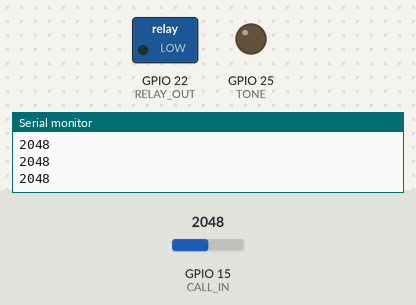
Simulated run of this sketch. Board: ESP32. Parts: switched loads named in the sketch (green lamp = pin HIGH), output pins drawn as LEDs (lit = HIGH), the last lines printed to the serial monitor. The test bench sets the inputs (shaded band); at power-on: GPIO 15 (CALL_IN) = 2048.

Above: at 1.2 s.
1.3 s: GPIO 15 (CALL_IN) set to 3440
2.8 s: GPIO 15 (CALL_IN) set to 3543
At 7.6 s:
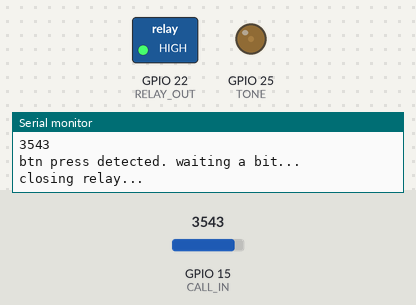
Timing chart, 0 to 14.8 s (numbered marks = the images above; inputs shaded):
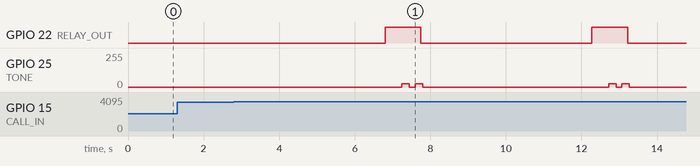

The sketch:

fermax_intercom_892099.ino
```cpp
/*
 * JQC-3FF-S-Z    NodeMcu-32S
 * IN             GPIO22
 * DC+            5V
 * DC-            GND
 */

const int RELAY_OUT = 22;  //relay signal
const int CALL_IN = 15;    //call-in signal, originally 5~7.5v, divided to 1/3
const int TONE = 25;       //mic out tone, Use GPIO 25 (DAC Channel 1)

void setup() {
  // put your setup code here, to run once:
  Serial.begin(115200);

  pinMode(RELAY_OUT, OUTPUT);
  digitalWrite(RELAY_OUT, LOW);

  pinMode(CALL_IN, INPUT);
}

void loop() {
  // playTone(350, 300);
  // playTone(400, 300);
  // delay(3000);
  // return;

  // sleep(1);
  delay(20);

  // Serial.println(digitalRead(CALL_IN));
  // Serial.println(analogRead(CALL_IN));
  // Serial.println();

  int val = analogRead(CALL_IN);  //1st read
  Serial.println(val);

  if (val > 1500) {  //call-in status ON

    if (val > 3500) {  //call-in btn being pressed
      Serial.println("btn press detected. waiting a bit...");
      sleep(4);
      Serial.println("closing relay...");

      // digitalWrite(RELAY_OUT, HIGH);
      // sleep(1);
      // digitalWrite(RELAY_OUT, LOW);
      // sleep(1);

      // tone(TONE,200,50);
      // delay(100);
      // tone(TONE,250,50);
      // delay(100);

      digitalWrite(RELAY_OUT, HIGH);
      // delay(1000);
      delay(400);
      //3 rising tones
      // playTone(800, 100);
      // playTone(960, 100);
      // playTone(1152, 100);
      //2 repeat tones
      playTone(800, 200);
      delay(150);
      playTone(800, 200);

      digitalWrite(RELAY_OUT, LOW);
      delay(500);
    } else {  //btn not pressed but status ON
    }

    // // sleep(1);
    // val = analogRead(CALL_IN);  //2nd read
    // Serial.println(val);
    // if (val > 1500) {
    //   sleep(1);
    //   val = analogRead(CALL_IN);  //3rd read
    //   Serial.println(val);
    //   if (val > 1500) {
    //     // sleep(1);

    //   }
    // }
  }
}

void playTone(int f, int periodMs) {
  unsigned long half_t_us = 1000000 / (2 * f);
  int cycles = periodMs * 1000 / half_t_us / 2;
  for (int i = 0; i < cycles; i++) {
    // Generate a square wave with ~50% duty cycle
    dacWrite(TONE, 50);            //0~255 as volume            // High voltage (around 3.3V)
    delayMicroseconds(half_t_us);  // Half period delay

    dacWrite(TONE, 0);             // Low voltage (around 0V)
    delayMicroseconds(half_t_us);  // Other half period delay
  }
}
```

Measured:
- the behaviour switches between 3500 and 3501 on GPIO 15 (CALL_IN) (found by bisection; images 0 and 1)
- after the input at 2.8 s, GPIO 22 (RELAY_OUT): alternates HIGH for 0.95 s and LOW for 4.5 s, starting after 4.0 s; GPIO 25 (TONE): 0/255 → 25/255 after 4.4 s, → 0/255 0.20 s later, → 25/255 0.15 s later, → 0/255 0.20 s later, … (8 changes in this stretch)
